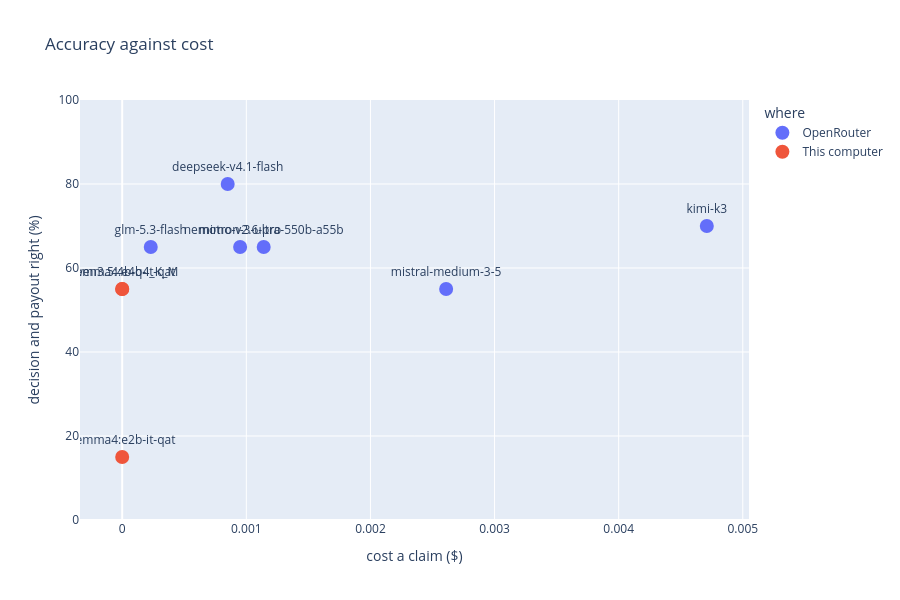

The code cell stored with this chart in its notebook:
### Markdown cell above
### Accuracy against cost

The best place to be is the top left: accurate and cheap. The local models cost nothing to run, so they sit at the left edge.

### Code cell
fig = px.scatter(
    summary,
    x="cost a claim ($)",
    y="decision and payout right (%)",
    color="where",
    text="model",
    title="Accuracy against cost",
    height=600,
)
fig.update_traces(marker_size=14, textposition="top center")
fig.update_yaxes(range=[0, 100])
fig.show()

### Figure 1 — Plotly figure (JSON) as saved in the notebook; plotly's stock layout.template omitted (floating-point values rounded to 4 significant figures)
{"data": [{"hovertemplate": "where=OpenRouter<br>cost a claim ($)=%{x}<br>decision and payout right (%)=%{y}<br>model=%{text}<extra></extra>", "legendgroup": "OpenRouter", "marker": {"color": "#636efa", "size": 14, "symbol": "circle"}, "mode": "markers+text", "name": "OpenRouter", "orientation": "v", "showlegend": true, "text": ["mimo-v2.6-pro", "glm-5.3-flash", "kimi-k3", "deepseek-v4.1-flash", "nemotron-3-ultra-550b-a55b", "mistral-medium-3-5"], "textposition": "top center", "type": "scatter", "x": [0.00095, 0.00023, 0.00471, 0.00085, 0.00114, 0.00261], "xaxis": "x", "y": [65, 65, 70, 80, 65, 55], "yaxis": "y"}, {"hovertemplate": "where=This computer<br>cost a claim ($)=%{x}<br>decision and payout right (%)=%{y}<br>model=%{text}<extra></extra>", "legendgroup": "This computer", "marker": {"color": "#EF553B", "size": 14, "symbol": "circle"}, "mode": "markers+text", "name": "This computer", "orientation": "v", "showlegend": true, "text": ["gemma4:e2b-it-qat", "qwen3.5:4b-q4_K_M", "gemma4:e4b-it-qat"], "textposition": "top center", "type": "scatter", "x": [0.0, 0.0, 0.0], "xaxis": "x", "y": [15, 55, 55], "yaxis": "y"}], "layout": {"height": 600, "legend": {"title": {"text": "where"}, "tracegroupgap": 0}, "title": {"text": "Accuracy against cost"}, "xaxis": {"anchor": "y", "domain": [0, 1], "title": {"text": "cost a claim ($)"}}, "yaxis": {"anchor": "x", "domain": [0, 1], "range": [0, 100], "title": {"text": "decision and payout right (%)"}}}}
